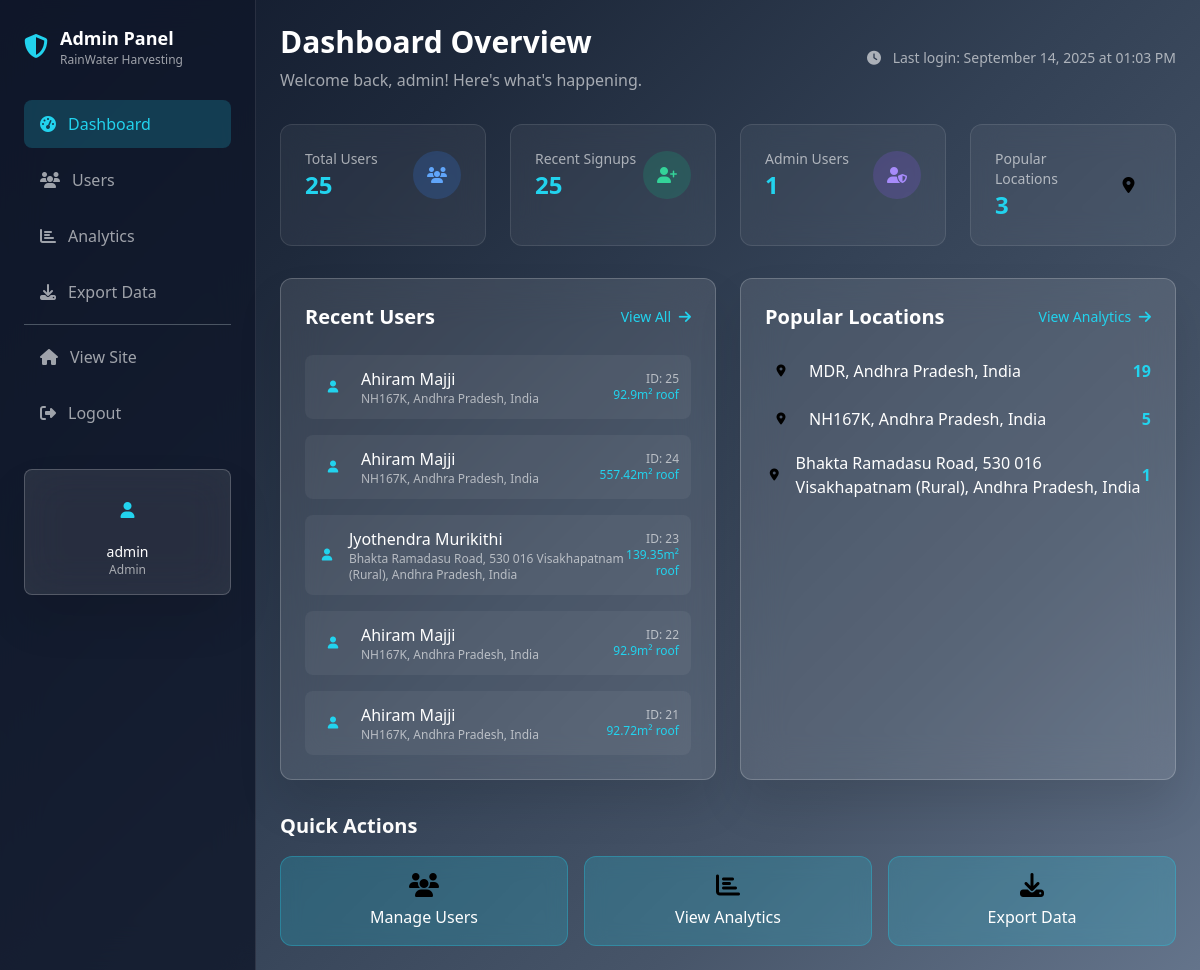
Screenshot of /admin/dashboard (signed in) with the database file from the repository.
### app.py (models this page shows, shortened)
class AdminUser(UserMixin, db.Model):
    id = db.Column(db.Integer, primary_key=True)
    username = db.Column(db.String(80), unique=True, nullable=False)
    email = db.Column(db.String(120), unique=True, nullable=False)
    password_hash = db.Column(db.String(128), nullable=False)
    role = db.Column(db.String(50), default='admin')
    created_at = db.Column(db.DateTime, default=datetime.utcnow)
    last_login = db.Column(db.DateTime)

class UserInput(db.Model):
    id = db.Column(db.Integer, primary_key=True)
    name = db.Column(db.String(80), nullable=False)
    location_name = db.Column(db.String(120), nullable=False)
    user_lat = db.Column(db.Float)
    user_lon = db.Column(db.Float)
    household_size = db.Column(db.Integer)
    rooftop_area = db.Column(db.Float)
    open_space_area = db.Column(db.Float)  # NEW FIELD
    roof_type = db.Column(db.String(50))
    property_type = db.Column(db.String(50))  # NEW FIELD
    existing_water_sources = db.Column(db.String(200))  # NEW FIELD
    budget_preference = db.Column(db.String(50))  # NEW FIELD
    intended_use = db.Column(db.String(100))  # NEW FIELD

### app.py (the view)
@app.route('/admin/dashboard')
@admin_required
def admin_dashboard():
    total_users = UserInput.query.count()
    recent_users = UserInput.query.order_by(UserInput.id.desc()).limit(5).all()
    stats = {
        'total_users': total_users,
        'total_admins': AdminUser.query.count(),
        'recent_signups': UserInput.query.filter(UserInput.id > max(0, total_users - 30)).count(),
        'popular_locations': db.session.query(UserInput.location_name, db.func.count(UserInput.location_name).label('count')).group_by(UserInput.location_name).order_by(db.text('count DESC')).limit(5).all()
    }
    return render_template('admin/dashboard.html', stats=stats, recent_users=recent_users)

### app.py (called while the page is built)
@login_manager.user_loader
def load_user(user_id):
    user = AdminUser.query.get(int(user_id))
    if user:
        return user
    return RegularUser.query.get(int(user_id))

def admin_required(f):
    @wraps(f)
    def decorated_function(*args, **kwargs):
        if not current_user.is_authenticated:
            return redirect(url_for('admin_login'))
        return f(*args, **kwargs)
    return decorated_function

### templates/admin/dashboard.html (shortened to what this page needs)
<!DOCTYPE html>
<html lang="en">
<head>
  <link href="https://cdn.jsdelivr.net/npm/tailwindcss@2.2.19/dist/tailwind.min.css" rel="stylesheet">
  <link rel="stylesheet" href="https://cdnjs.cloudflare.com/ajax/libs/font-awesome/6.4.0/css/all.min.css">
</head>
<body>
  <div class="flex min-h-screen">
    <aside class="sidebar w-64 p-6">
      <div class="mb-8">
        <div class="flex items-center space-x-3">
          <i class="fas fa-shield-alt text-2xl text-primary"></i>
          <div>
            <h1 class="text-lg font-bold text-white">Admin Panel</h1>
            <p class="text-xs text-muted">RainWater Harvesting</p>
          </div>
        </div>
      </div>
      <nav class="space-y-2">
        <a href="{{ url_for('admin_dashboard') }}" class="nav-item active flex items-center space-x-3 px-4 py-3 text-white">
          <i class="fas fa-tachometer-alt"></i>
          <span>Dashboard</span>
        </a>
        <a href="{{ url_for('admin_users') }}" class="nav-item flex items-center space-x-3 px-4 py-3 text-muted hover:text-white">
          <i class="fas fa-users"></i>
          <span>Users</span>
        </a>
        <a href="{{ url_for('admin_analytics') }}" class="nav-item flex items-center space-x-3 px-4 py-3 text-muted hover:text-white">
          <i class="fas fa-chart-bar"></i>
          <span>Analytics</span>
        </a>
        <a href="{{ url_for('admin_export_users') }}" class="nav-item flex items-center space-x-3 px-4 py-3 text-muted hover:text-white">
          <i class="fas fa-download"></i>
          <span>Export Data</span>
        </a>
        <div class="border-t border-gray-600 my-4"></div>
        <a href="{{ url_for('index_page') }}" class="nav-item flex items-center space-x-3 px-4 py-3 text-muted hover:text-white">
          <i class="fas fa-home"></i>
          <span>View Site</span>
        </a>
        <a href="{{ url_for('admin_logout') }}" class="nav-item flex items-center space-x-3 px-4 py-3 text-muted hover:text-white">
          <i class="fas fa-sign-out-alt"></i>
          <span>Logout</span>
        </a>
      </nav>
      <div class="mt-8 p-4 glass-card rounded-lg">
        <div class="text-center">
          <div class="w-12 h-12 bg-primary bg-opacity-20 rounded-full flex items-center justify-center mx-auto mb-2">
            <i class="fas fa-user text-primary"></i>
          </div>
          <p class="text-sm text-white font-medium">{{ current_user.username }}</p>
          <p class="text-xs text-muted">{{ current_user.role.title() }}</p>
        </div>
      </div>
    </aside>
    <main class="flex-1 p-6">
      <header class="mb-8">
        <div class="flex items-center justify-between">
          <div>
            <h1 class="text-3xl font-bold text-white mb-2">Dashboard Overview</h1>
            <p class="text-muted">Welcome back, {{ current_user.username }}! Here's what's happening.</p>
          </div>
          <div class="text-muted text-sm">
            <i class="fas fa-clock mr-2"></i>
            Last login: {{ current_user.last_login.strftime('%B %d, %Y at %I:%M %p') if current_user.last_login else 'Never' }}
          </div>
        </div>
      </header>
      <div class="grid grid-cols-1 md:grid-cols-2 lg:grid-cols-4 gap-6 mb-8">
        <div class="stat-card rounded-xl p-6">
          <div class="flex items-center justify-between">
            <div>
              <p class="text-muted text-sm">Total Users</p>
              <p class="text-2xl font-bold text-primary">{{ stats.total_users }}</p>
            </div>
            <div class="w-12 h-12 bg-blue-500 bg-opacity-20 rounded-full flex items-center justify-center">
              <i class="fas fa-users text-blue-400"></i>
            </div>
          </div>
        </div>
        <div class="stat-card rounded-xl p-6">
          <div class="flex items-center justify-between">
            <div>
              <p class="text-muted text-sm">Recent Signups</p>
              <p class="text-2xl font-bold text-primary">{{ stats.recent_signups }}</p>
            </div>
            <div class="w-12 h-12 bg-green-500 bg-opacity-20 rounded-full flex items-center justify-center">
              <i class="fas fa-user-plus text-green-400"></i>
            </div>
          </div>
        </div>
        <div class="stat-card rounded-xl p-6">
          <div class="flex items-center justify-between">
            <div>
              <p class="text-muted text-sm">Admin Users</p>
              <p class="text-2xl font-bold text-primary">{{ stats.total_admins }}</p>
            </div>
            <div class="w-12 h-12 bg-purple-500 bg-opacity-20 rounded-full flex items-center justify-center">
              <i class="fas fa-user-shield text-purple-400"></i>
            </div>
          </div>
        </div>
        <div class="stat-card rounded-xl p-6">
          <div class="flex items-center justify-between">
            <div>
              <p class="text-muted text-sm">Popular Locations</p>
              <p class="text-2xl font-bold text-primary">{{ stats.popular_locations|length }}</p>
            </div>
            <div class="w-12 h-12 bg-orange-500 bg-opacity-20 rounded-full flex items-center justify-center">
              <i class="fas fa-map-marker-alt text-orange-400"></i>
            </div>
          </div>
        </div>
      </div>
      <div class="grid grid-cols-1 lg:grid-cols-2 gap-6">
        <div class="glass-card rounded-xl p-6">
          <div class="flex items-center justify-between mb-6">
            <h2 class="text-xl font-bold text-white">Recent Users</h2>
            <a href="{{ url_for('admin_users') }}" class="text-primary hover:text-white transition-colors text-sm">
              View All <i class="fas fa-arrow-right ml-1"></i>
            </a>
          </div>
          <div class="space-y-4">
            {% for user in recent_users %}
            <div class="flex items-center justify-between p-3 rounded-lg bg-white bg-opacity-5">
              <div class="flex items-center space-x-3">
                <div class="w-8 h-8 bg-primary bg-opacity-20 rounded-full flex items-center justify-center">
                  <i class="fas fa-user text-primary text-xs"></i>
                </div>
                <div>
                  <p class="text-white font-medium">{{ user.name }}</p>
                  <p class="text-muted text-xs">{{ user.location_name }}</p>
                </div>
              </div>
              <div class="text-right">
                <p class="text-xs text-muted">ID: {{ user.id }}</p>
                <p class="text-xs text-primary">{{ user.rooftop_area }}m² roof</p>
              </div>
            </div>
            {% endfor %}
          </div>
        </div>
        <div class="glass-card rounded-xl p-6">
          <div class="flex items-center justify-between mb-6">
            <h2 class="text-xl font-bold text-white">Popular Locations</h2>
            <a href="{{ url_for('admin_analytics') }}" class="text-primary hover:text-white transition-colors text-sm">
              View Analytics <i class="fas fa-arrow-right ml-1"></i>
            </a>
          </div>
          <div class="space-y-4">
            {% for location, count in stats.popular_locations %}
            <div class="flex items-center justify-between">
              <div class="flex items-center space-x-3">
                <div class="w-8 h-8 bg-orange-500 bg-opacity-20 rounded-full flex items-center justify-center">
                  <i class="fas fa-map-marker-alt text-orange-400 text-xs"></i>
                </div>
                <span class="text-white">{{ location }}</span>
              </div>
              <span class="text-primary font-bold">{{ count }}</span>
            </div>
            {% endfor %}
          </div>
        </div>
      </div>
      <div class="mt-8">
        <h2 class="text-xl font-bold text-white mb-4">Quick Actions</h2>
        <div class="grid grid-cols-1 md:grid-cols-3 gap-4">
          <a href="{{ url_for('admin_users') }}" class="glass-button p-4 rounded-xl text-center block">
            <i class="fas fa-users text-2xl mb-2"></i>
            <p class="text-white font-medium">Manage Users</p>
          </a>
          <a href="{{ url_for('admin_analytics') }}" class="glass-button p-4 rounded-xl text-center block">
            <i class="fas fa-chart-bar text-2xl mb-2"></i>
            <p class="text-white font-medium">View Analytics</p>
          </a>
          <a href="{{ url_for('admin_export_users') }}" class="glass-button p-4 rounded-xl text-center block">
            <i class="fas fa-download text-2xl mb-2"></i>
            <p class="text-white font-medium">Export Data</p>
          </a>
        </div>
      </div>
    </main>
  </div>
</body>
</html>

### templates/admin/dashboard.html (style rules this page uses)
body { background: linear-gradient(135deg, #0f172a 0%, #1e293b 25%, #334155 50%, #475569 75%, #64748b 100%); min-height: 100vh; }
.glass-card { background: rgba(255, 255, 255, 0.1); backdrop-filter: blur(20px); border: 1px solid rgba(255, 255, 255, 0.2); box-shadow: 0 25px 45px rgba(0, 0, 0, 0.1); }
.glass-button { background: rgba(34, 211, 238, 0.2); backdrop-filter: blur(10px); border: 1px solid rgba(34, 211, 238, 0.3); transition: all 0.3s ease; }
.sidebar { background: rgba(15, 23, 42, 0.8); backdrop-filter: blur(20px); border-right: 1px solid rgba(255, 255, 255, 0.1); }
.nav-item { transition: all 0.3s ease; border-radius: 8px; margin: 4px 0; }
.nav-item:hover, .nav-item.active { background: rgba(34, 211, 238, 0.2); color: #22d3ee; }
.stat-card { background: rgba(255, 255, 255, 0.05); backdrop-filter: blur(15px); border: 1px solid rgba(255, 255, 255, 0.1); transition: transform 0.3s ease; }
.text-primary { color: #22d3ee; }
.text-muted { color: rgba(255, 255, 255, 0.6); }

### rows the page displays
AdminUser: username "admin", role "Admin", last_login "September 14, 2025 at 01:03 PM"
UserInput: name "Ahiram Majji", location_name "NH167K, Andhra Pradesh, India", id "25", rooftop_area "92.9"
UserInput: name "Ahiram Majji", location_name "NH167K, Andhra Pradesh, India", id "24", rooftop_area "557.42"
UserInput: name "Jyothendra Murikithi", location_name "Bhakta Ramadasu Road, 530 016 Visakhapatnam (Rural), Andhra Pradesh, India", id "23", rooftop_area "139.35"
UserInput: name "Ahiram Majji", location_name "NH167K, Andhra Pradesh, India", id "22", rooftop_area "92.9"
UserInput: name "Ahiram Majji", location_name "NH167K, Andhra Pradesh, India", id "21", rooftop_area "92.72"
UserInput: location_name "MDR, Andhra Pradesh, India", id "19"

### other values shown
{{ stats.total_users }} "25"
{{ stats.recent_signups }} "25"
{{ stats.total_admins }} "1"
{{ stats.popular_locations|length }} "3"
{{ location }} "NH167K, Andhra Pradesh, India" "Bhakta Ramadasu Road, 530 016 Visakhapatnam (Rural), Andhra Pradesh, India"
{{ count }} "5" "1"
